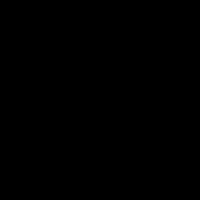
Frame 1 (no input)
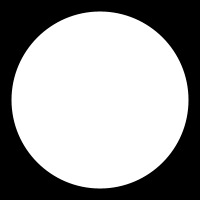
Frame 60 (the mouse pressed at the canvas centre just before this capture)
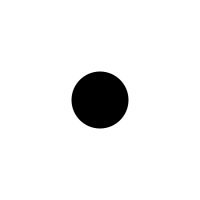
Frame 120 (the mouse held since frame 60 and released just before this capture)

The Processing sketch that drew these frames (run headless with seeded random() and noise(); from frame 60 on, the mouse is pressed at the canvas centre):

// Processing sketch: processing_182934
// ── processing_182934.pde

int circleSize = 0;
int circleX = 100;
int circleY = 100;
int timeCounter = 100;

int backgroundColor = 0;
int fillColor = 255;


void setup() {
  size(200,200);
}

void draw() {
  if(timeCounter == 0)
  {
    flipColor();
    resetCircleSize();
    
    timeCounter = 100;
  }
  
    background(backgroundColor);
    stroke(150);
    noStroke ();
    fill(fillColor);
    ellipse(circleX, circleY, circleSize, circleSize);
  
    circleSize = circleSize + 3;
  
  timeCounter--;

}

void flipColor()
{
   backgroundColor = 255 - backgroundColor;
  fillColor = 255 - fillColor;
}

void resetCircleSize()
{
  circleSize = 0;
}

/*
  int isWhite = 1;
  //Drew one
  isWhite = isWhite * (-1);
  
  int counter = 100;
  counter--;
  
  
*/
